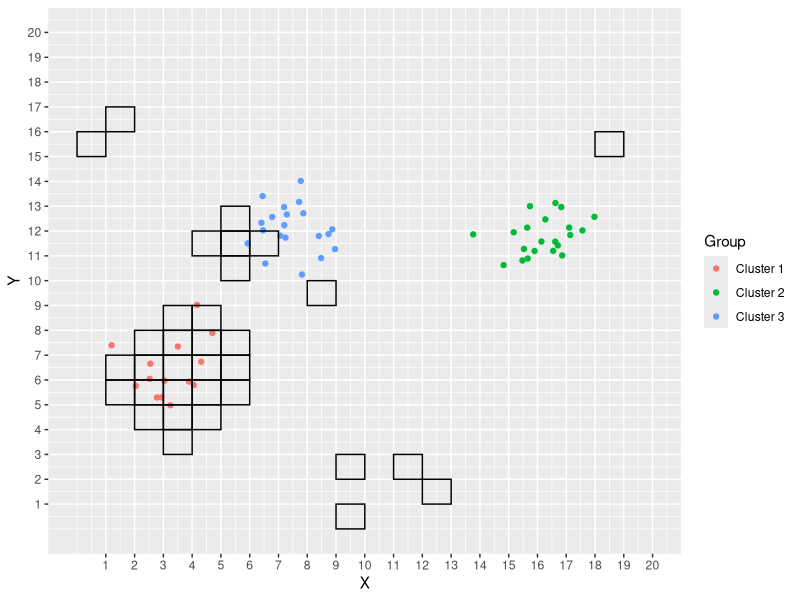
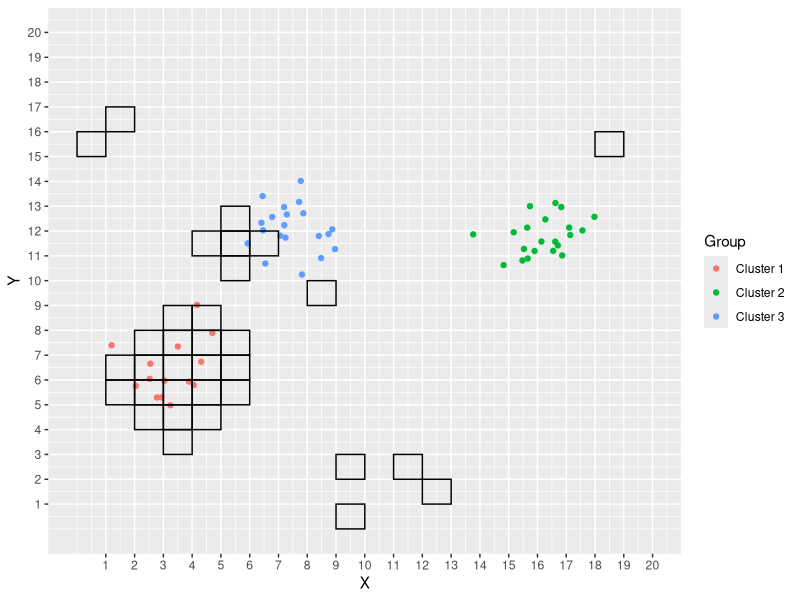
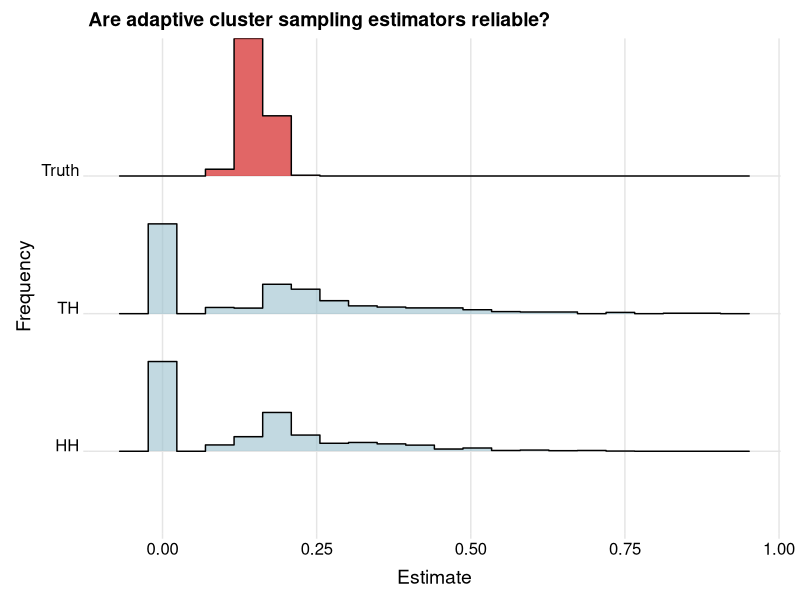
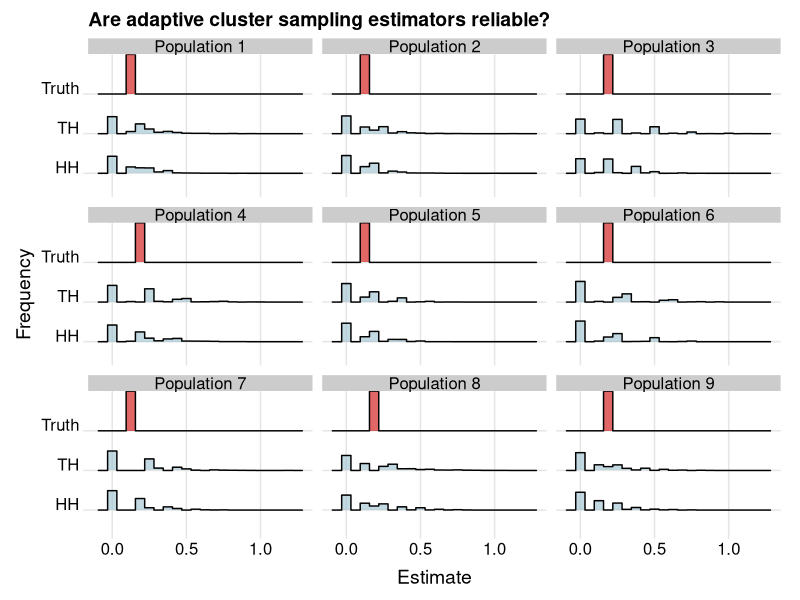
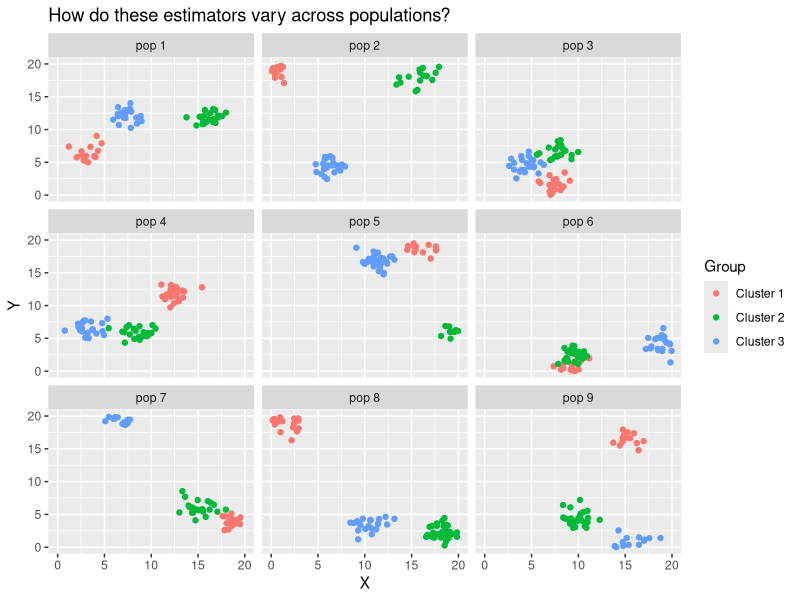

These charts were generated, in order, by the following R code:
## ---- chunk 1
require(tidyverse)
## ---- chunk 2
make_clusters<-function(grid_size=20, nclusters=3, avg_size=20, force_inclusion=FALSE){
  # create a list of clusters.
  centers<-split(runif(nclusters*2,0,grid_size),seq(nclusters))
  # get the three cluster sizes
  sizes<-rpois(3,avg_size)
  # get list of matrices of the centers
  center_dfs<-map2(sizes,centers,
                   ~ kronecker(matrix(rep(1,.x),ncol=1), matrix(.y,ncol=2)))
                              # I actually used the kronecker product holy crap!
  
  if(force_inclusion==T){
    # get coordinates of locations
    locations<-sizes %>% # use sizes
      map( ~data.frame(matrix(rnorm(.x*2),ncol=2))) %>% # make list of df of changes from centers
      map2(.y=center_dfs, ~.x+.y) %>% # add the changes on to the center
      map2(.y=seq(nclusters), ~ mutate(.x, Group=paste("Cluster",.y)))%>%
      bind_rows()
    colnames(locations)<-c("X","Y","Group")
    # force points to snap inside if they were generated outside. This means some
    # tiles will be more densely clustered at edges when a center is near an edge
    # should help maintain the average number of points though
    locations<-locations%>%
      mutate(X=ifelse(X>grid_size,grid_size,X))%>%
      mutate(X=ifelse(X<0, 0, X))%>%
      mutate(X=ifelse(Y>grid_size,grid_size,Y))%>%
      mutate(X=ifelse(Y<0, 0, Y))
      
  }else{
    # get coordinates of locations
    locations<-sizes %>% # use sizes
      map(~data.frame(matrix(rnorm(.x*2),ncol=2))) %>% # make list of df of changes from centers
      map2(.y=center_dfs,~.x+.y) %>% # add the changes on to the center
      map2(.y=seq(nclusters), ~ mutate(.x, Group=paste("Cluster",.y)))%>%
      bind_rows()
    colnames(locations)<-c("X","Y","Group")
  }
  locations
}
make_clusters()
## ---- chunk 3
plot_clusters<-function(cluster_df, grid_size=20,samp=NULL){
  # cluster_df is the set of points on the grid
  # samp is the set of tiles that were sampled
  # create a plot of the clusters
  p<-ggplot(cluster_df, aes(x=X, y=Y, color=Group))+
    geom_point()+
    scale_x_continuous(breaks=seq(grid_size))+
    scale_y_continuous(breaks=seq(grid_size))+
    coord_cartesian(xlim=c(0,grid_size), ylim=c(0,grid_size))
  if(!is.null(samp)){
    # this will highlight tiles that are sampled
    # samp is the dataframe containing the coordinates for tiles
    p<-p+geom_rect(data=samp, 
                   aes( xmin=X-1, xmax=X, ymin=Y-1, ymax=Y),
                   color="black",
                   fill=NA)
  }
  plot(p)
}
## ---- chunk 4
is_occupied<-function(tile=c(1,1,1),df){
  # check if a tile is occupied tile location is given as c(row,column)
  # give a dataframe with coordinates of point
  # check if there are any points in xrange & yrange at the same time
  #sum((df[,1]<tile[2] & df[,1]>tile[2]-1) * (df[,1]<tile[2] & df[,1]>tile[2]-1))>0
  
  sum((df[,1]<tile[1]&df[,1]>tile[1]-1) & (df[,2]<tile[2] & df[,2]>tile[2]-1))>0
}
## ---- chunk 5
tile_sum<-function(tile=c(X=1,Y=1,K=1), df){
  # This function returns the y_k for tile k
  # tile is the tile to find the response of 
  # df is the dataframe of points on the grid
  sum((df[,1]<tile[1]&df[,1]>tile[1]-1) & (df[,2]<tile[2] & df[,2]>tile[2]-1))
}
## ---- chunk 6
get_neighbours<- function(tile=c(X=1,Y=1,k=1), hard_border=TRUE,grid_size=20){
  # gets a list of neighbouring tiles
  neighbours<-list(c(tile[1]-1, tile[2],   tile[3]),
                   c(tile[1],   tile[2]-1, tile[3]),
                   c(tile[1]+1, tile[2],   tile[3]),
                   c(tile[1],   tile[2]+1, tile[3]))
  if(hard_border){
    # do we want to include neighbours outside of the grid?
    # returns the neighbours that are only within the border
    neighbours<-neighbours[map_lgl(neighbours, ~prod(c(.x>0,.x<=grid_size)))]
  }
  # returns list of neighbours for a given tile 
  neighbours
}
## ---- chunk 7
get_tiles<-function(grid_size=20,n1=10,...){
  # this function returns a sample of n1 tiles using a square grid_size grid
  # get a tile
  tiles<-sample(1:grid_size^2,n1,...)
  # convert tile numbers into X and Y
  samp<-data.frame(X=tiles%%grid_size, Y=(tiles-1)%/%grid_size+1)
  samp$X[samp$X==0]<-grid_size
  samp$k<-1:n1
  samp
}

## ---- chunk 8
simulate_one<-function(nclusters=3, grid_size=20,n1=10,... ){
  # generate clusters
  points<-make_clusters()
  # choose the starting grid cells
  sample_tiles<-get_tiles(n1=10,...)
  # save a copy to check against for updates
  temp<-sample_tiles
  # check whether or not they are occupied based on the clusters
  occupied<-apply(sample_tiles,1,function(x) is_occupied(x, points))
  # find the neighbours of the occupied points
  neighbours<-apply(sample_tiles[occupied,], 1, get_neighbours)%>% # get neighbours
    bind_rows() %>% # turn list of neighbours into tibble
    as.data.frame() # into dataframe
  # update sample tiles to include neighbours
  sample_tiles<-rbind(sample_tiles,neighbours) %>%
    unique()
  
  # keep looping until sample_tiles does not grow
  while(dim(temp)[1]!=dim(sample_tiles)[1]){ 
    # save a copy to check against for updates
    temp<-sample_tiles
    # check whether or not they are occupied based on the clusters
    occupied<-apply(sample_tiles,1,function(x) is_occupied(x,points))
    # find the neighbours of the occupied points
    neighbours<-apply(sample_tiles[occupied,], 1, get_neighbours)%>% # get neighbours
      bind_rows() %>% # turn list of neighbours into tibble
      as.data.frame() # into dataframe
    # update sample tiles to include neighbours
    sample_tiles<-sample_tiles %>%
      bind_rows(neighbours) %>%
      unique()
  }
  
  # get the values of the response for each unit in the sample
  sample_tiles$y_k<-apply(sample_tiles,1,function(x) tile_sum(x, points))
  # get the number of units in each network m_k and add occupied to sample_tiles
  sample_tiles<-sample_tiles%>%
    cbind(occupied)%>%
    group_by(k)%>%
    mutate(m_k=sum(occupied))
  # minimum for m_k is 1 not 0, set all 0s to 1
  sample_tiles$m_k[sample_tiles$m_k==0]<-1
  
  return(list(sample_tiles=sample_tiles,
              points=points,
              nclusters=nclusters,
              grid_size=grid_size,
              n1=n1))
}

set.seed(pi)
sim_data<-simulate_one()
## ---- chunk 9
set.seed(pi)
sample_one<-simulate_one(n1=10,nclusters=3, grid_size=20)
plot_clusters(sample_one$points,samp=sample_one$sample_tiles)
## ---- chunk 10
# m numer of samples from the same population
simulate_m<-function(m=10,nclusters=3, grid_size=20,n1=10,... ){
  results<-list()
  # generate clusters
  points<-make_clusters()
  for(i in 1:m){ # loop for the m samples
    # this is just the code from simulate_one() see that for more comments
    sample_tiles<-get_tiles(n1=10,...)
    temp<-sample_tiles
    occupied<-apply(sample_tiles,1,function(x) is_occupied(x,points))
    
    neighbours<-apply(sample_tiles[occupied,], 1, get_neighbours)%>% # get neighbours
      bind_rows() %>% 
      as.data.frame() 
    
    sample_tiles<-rbind(sample_tiles,neighbours) %>%
      unique()
     # keep looping until sample_tiles does not grow
    while(dim(temp)[1]!=dim(sample_tiles)[1]){ 
      # save a copy to check against for updates
      temp<-sample_tiles
      # check whether or not they are occupied based on the clusters
      occupied<-apply(sample_tiles,1,function(x) is_occupied(x,points))
      # find the neighbours of the occupied points
      neighbours<-apply(sample_tiles[occupied,], 1, get_neighbours)%>% # get neighbours
        bind_rows() %>% # turn list of neighbours into tibble
        as.data.frame() # into dataframe
      # update sample tiles to include neighbours
      sample_tiles<-sample_tiles %>%
        bind_rows(neighbours) %>%
        unique()
    }
    
    # get the values of the response for each unit in the sample
    sample_tiles$y_k<-apply(sample_tiles,1,function(x) tile_sum(x, points))
    # get the number of units in each network m_k and add occupied to sample_tiles
    sample_tiles<-sample_tiles%>%
      cbind(occupied)%>%
      group_by(k)%>%
      mutate(m_k=sum(occupied))
    # minimum for m_k is 1 not 0, set all 0s to 1
    sample_tiles$m_k[sample_tiles$m_k==0]<-1
    
    results[[i]]<-list(sample_tiles=sample_tiles,
                                  points=points,
                                  nclusters=nclusters,
                                  grid_size=grid_size,
                                  n1=n1)
  }
  return(results)
}

set.seed(pi)
sim_data_m<-simulate_m()
## ---- chunk 11
modified_HH<-function(sim_data,plot=F,n1=10,...){
  # Find the hansen hurwitz estimator of a sample called sim_data
  if(plot==T){ # plot sample
    plot_clusters(sim_data$points,samp=sim_data$sample_tiles)
  }
  
  # sample_one$points and sample_one$sample_tiles
  # get the response values for each tile sampled
  y_k<-sim_data$sample_tiles$y_k
  # find the sum of each network that a unit belongs to this returns
  # k and the mean
  temp<-data.frame(y_k,group=sim_data$sample_tiles$k) %>%
    group_by(group)%>%
    filter(y_k>0) %>%
    summarize(network_means=mean(y_k))
  
  means<-data.frame(init_sample=1:n1,network_means=rep(0,n1))
  means[temp$group,2]<-temp$network_means
  mean(means$network_means)
}

modified_HH(sim_data,plot=T)
## ---- chunk 12
alpha_k<-function(sim_data){
  # get the response values for each tile sampled
  y_k<-sim_data$sample_tiles$y_k
  n1<-sim_data$n1
  N<-sim_data$grid_size^2
  1-choose(N-sim_data$sample_tiles$m_k, sim_data$n1)/choose(N,sim_data$n1)
}
alpha_k(sim_data)
## ---- chunk 13
modified_TH<-function(sim_data,plot=F){
  if(plot==T){
    plot_clusters(sim_data$points,samp=sim_data$sample_tiles)
  }
  a_k<-alpha_k(sim_data)
  N<-sim_data$grid_size^2
  y_k<-sim_data$sample_tiles$y_k
  J_k<-sim_data$sample_tiles$occupied
  1/N*sum(y_k*J_k/a_k)
}

modified_TH(sim_data)
## ---- chunk 14
results<-read.csv("Adaptive_Clustering_soft_border.csv")
results_long<-results %>% 
  pivot_longer(cols = HH:Truth,
               names_to = "Estimator", 
               values_to = "Value")
# install.packages("ggridges")
require(ggridges)
# install.packages("colorspace")
require(colorspace)

ggplot(results_long,aes(x=Value, y=Estimator, fill=Estimator))+
  geom_density_ridges(alpha=0.6, stat="binline",bins=20,scale=1)+
  theme_ridges()+
  theme(legend.position="none",
        axis.title.y = element_text( hjust = 0.5),
        axis.title.x = element_text( hjust = 0.5))+
  xlab("Estimate") +
  ylab("Frequency")+
  ggtitle("Are adaptive cluster sampling estimators reliable?")+
  scale_fill_manual(values=c("lightblue3","lightblue3","red3"))

## ---- chunk 15
population_points<-read_csv("points_for_populations.csv")
results<-read_csv("sampling_same_pop.csv")
results_long<-results%>%
  pivot_longer(cols = HH:Truth,
               names_to = "Estimator", 
               values_to = "Value")

ggplot(results_long,aes(x=Value, y=Estimator, fill=Estimator))+
  geom_density_ridges(alpha=0.6, stat="binline",bins=20,scale=1)+
  theme_ridges()+
  theme(legend.position="none",
        axis.title.y = element_text( hjust = 0.5),
        axis.title.x = element_text( hjust = 0.5))+
  xlab("Estimate") +
  ylab("Frequency")+
  ggtitle("Are adaptive cluster sampling estimators reliable?")+
  scale_fill_manual(values=c("lightblue3","lightblue3","red3"))+
  facet_wrap(~Population)

ggplot(population_points,aes(x=X,y=Y,color=Group))+
  geom_point()+
  facet_wrap(~Population)+
  xlim(0,20)+ylim(0,20)+
  ggtitle("How do these estimators vary across populations?")
